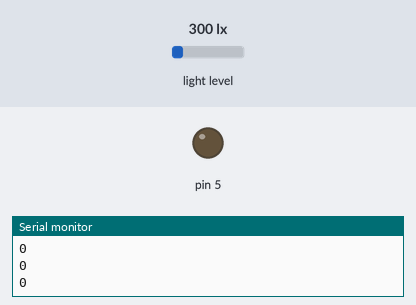
Recording of a sketch running on a simulated Arduino Uno, built with avr-gcc and run on an emulated ATmega328P. Parts: output pins drawn as LEDs (lit = HIGH), the last lines printed to the serial monitor. Inputs (shaded band) come from the test bench; at power-on: light level 300 lx.

Above: at 1.2 s.
1.3 s: light level set to 40 lx
At 2.3 s:
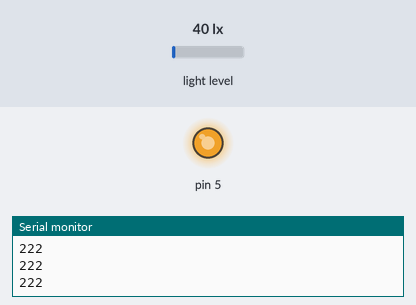
Timing chart, 0 to 4.3 s (numbered marks = the images above; inputs shaded):
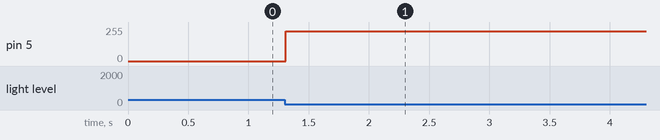

The sketch:

Task2.ino
```cpp
#include <BH1750.h>
#include <Wire.h>
BH1750 lightMeter;

void setup() {
  Serial.begin(9600);
  Wire.begin();
  lightMeter.begin();
  //ledcSetup(23, 200, 8);
  //ledcAttachPin(23, 0);
  pinMode(5, OUTPUT);
  Serial.println(F("BH1750 Test begin"));
}

void loop() {
  float lux = lightMeter.readLightLevel();
  int light = (map(lux, 0, 300, 256, 0));
  light = constrain(light, 0, 256);
  analogWrite(5, light);
  Serial.println(light);

  delay(10);
}
```

Measured:
- after the input at 1.3 s, pin 5: 0/255 → 222/255 at once
